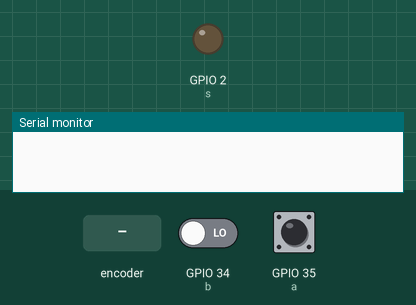
A sketch run on a simulated ESP32. Shown: output pins drawn as LEDs (lit = HIGH), the last lines printed to the serial monitor. The test bench sets the inputs (shaded band); at power-on: GPIO 34 (b) LOW, GPIO 35 (a) HIGH. WiFi joins after 1.5 s; servers stay silent unless stated; network time is answered at once with the bench clock; uploads are accepted with an empty reply; the local clock reads 2024-03-15 10:24:30 at power-on unless the sketch sets it.

Above: at 0.1 s.
At 4.7 s:
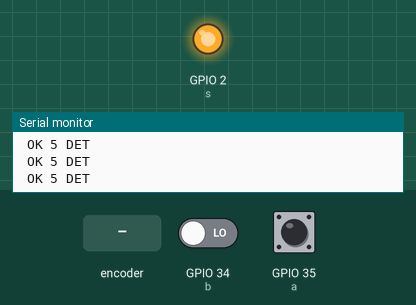
4.8 s: rotary encoder on GPIO 35 (a) / GPIO 34 (b) turned 3 steps (first pin leading)
Timing chart, 0 to 7.8 s (numbered marks = the images above; inputs shaded):
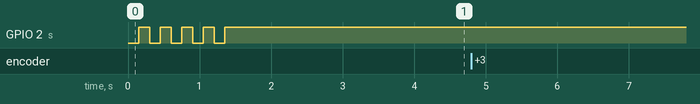

The sketch:

MD.ino
```cpp
/*
 * Metal detector
 * Send value to server
 * with time
 *
 */

// LIBRARY
#include <WiFi.h>
#include <HTTPClient.h>
#include <Wire.h>
#include "RTClib.h"
#include <NTPClient.h>

// PROP
RTC_DS3231 rtc;
char daysOfTheWeek[7][12] = {"Sunday", "Monday", "Tuesday", "Wednesday", "Thursday", "Friday", "Saturday"};

// DECLARE
const int a = 35;//sensor       : sensor
const int b = 34;//defact light : defact
const int s = 2;//light status

int sensor = 0; //sensor state
int defact = 0; //defact light state

bool objectDet = false; //just flag

// Replace with your network credentials
//const char* ssid     = "guest";
//const char* password = "syf-origin";
const char* ssid     = "MES";
const char* password = "00000000";
IPAddress staticIP(172,16,3,80); // IP the board
IPAddress gateway(172,16,3,254);
IPAddress subnet(255,255,0,0);

// REPLACE with your Domain name and URL path or IP address with path
//const char* serverName = "http://172.16.3.79:49908/api/Sensor/Sensor";  //MES
//const char* serverName = "http://172.16.165.79:49908/api/Sensor/Sensor";  //guest
const char* serverName = "http://172.16.1.7:80/MetalDetector/api/Sensor/Sensor";  //server

// Define NTP Client to get time
WiFiUDP ntpUDP;
NTPClient timeClient(ntpUDP, "172.16.1.16", 25200);

void setup() {
  Serial.begin(115200);
  pinMode(a, INPUT);//PULL UP (idle is HIGH)
  pinMode(b, INPUT);//PULL DOWN (idle is LOW)
  pinMode(s, OUTPUT);

  WiFi.begin(ssid, password);
  WiFi.config(staticIP, gateway, subnet);  //<--- comment if using dhcp
  while(WiFi.status() != WL_CONNECTED) { //led blinking if wifi no connect
    delay(150);
    digitalWrite(s, HIGH);
    delay(150);
    digitalWrite(s, LOW);
  }
  Serial.println(" OK 1 ");
  digitalWrite(s, HIGH);  //turn on led when wifi connected
  if (! rtc.begin()) {
    digitalWrite(s, LOW);
    while (1);            //if RTC not found, led off and device need to reset
  }
  timeClient.begin();
  timeClient.update();    //update ntp
  unsigned long epoc = timeClient.getEpochTime();
  String formattedDate = timeClient.getFormattedDate();
  int yr = formattedDate.substring(0, 4).toInt();
  int mn = formattedDate.substring(5, 7).toInt();
  int dt = formattedDate.substring(8, 10).toInt();
  Serial.println(" OK 2 ");
  Serial.println(epoc);
  //sync time rtc with ntp every device boot
  if (epoc > 1583894900)         //if ntp fail to get time, no sync rtc with ntp
  {
    rtc.adjust(DateTime(yr, mn, dt, timeClient.getHours(), timeClient.getMinutes(), timeClient.getSeconds()));
  }
  delay(2000);            //wait 2s
  DateTime now = rtc.now();
  if (now.year() < 2020)  //if time from rtc error, device need to reset
  {
    digitalWrite(s, LOW);
    while (1);
  }
  Serial.println(" OK 3 ");
}

void loop() {

  sensor = digitalRead(a);

  if (sensor==LOW)        //No object detected (pull down)
  {
    defact = digitalRead(b);
    if (defact==HIGH)    //defact lights up
    {
      Serial.println(" OK 7 DEF");
      objectDet = false;
    }
    else
    {
      Serial.println(" OK 4 NO");
      objectDet = true;
    }
  }
  else if (sensor==HIGH)    //Object Detected!
  {
    Serial.println(" OK 5 DET");
    if (objectDet == true)
    {
      delay(1350);
      //check defact trigger
      defact = digitalRead(b);
      if (defact==HIGH)    //defact lights up
      {
        //post defact data...
        sendData(2);
        Serial.println(" OK 7 DEF");
      }
      else if (defact==LOW)
      {
        //Post pass data...
        sendData(1);
        Serial.println(" OK 6 PAS");
      }
      objectDet = false;
    }
  }
  delay(170);
}

void sendData(int stat)
{
  String LocalIP = String() + WiFi.localIP()[0] + "." + WiFi.localIP()[1] + "." + WiFi.localIP()[2] + "." +
  WiFi.localIP()[3];
  DateTime now = rtc.now();
  int yyyy = now.year();
  int mm = now.month();
  int dd = now.day();
  int hh = now.hour();
  int mn = now.minute();
  int ss = now.second();
  String fullDateTime = String(yyyy) + "/" + String(mm) + "/" + String(dd) + " " + String(hh) + ":" + String(mn) + ":" + String(ss) + "";
  String justDate = String(yyyy) + "/" + String(mm) + "/" + String(dd) + "";
  if(WiFi.status()== WL_CONNECTED){
      HTTPClient http;
      http.begin(serverName);
      http.addHeader("Content-Type", "application/x-www-form-urlencoded");
      //String httpRequestData = "device_ip=172.16.3.80&device_mac=24:0A:C4:30:E8:90&detect_id=2&date_time=2020/3/9 18:1:40&date_only=2020/3/9;
      String httpRequestData = "device_ip=" + String(LocalIP) + "&device_mac=" + String(WiFi.macAddress())
                            + "&detect_id=" + String(stat) + "&date_time=" + String(fullDateTime) + "&date_only="
                            + String(justDate) + "";
      Serial.println(httpRequestData);
      int httpResponseCode = http.POST(httpRequestData);
      //String payload = http.getString();
      Serial.println(httpResponseCode);
      //Serial.println(payload);
      http.end();
   }
   else {
   }
}
```
